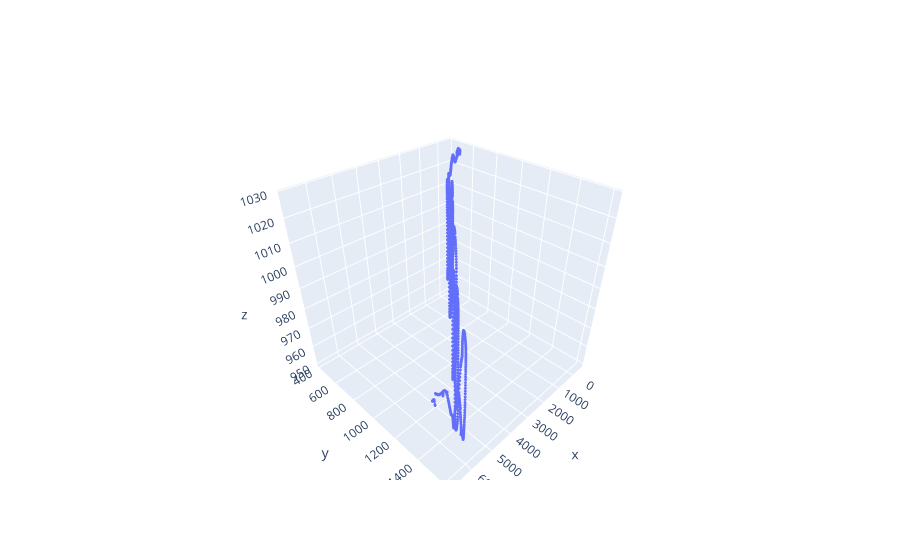

Write notebook code for a chart like this one.
### Code cell
xs = marker_data["pos"][:,0,ix_label]
ys = marker_data["pos"][:,1,ix_label]
zs = marker_data["pos"][:,2,ix_label]
print(f"Shape of xs: {xs.shape}\nShape of ys: {ys.shape}\nShape of zs: {zs.shape}")

xs = xs.reshape(-1,)
ys = ys.reshape(-1,)
zs = zs.reshape(-1,)
print(f"Shape of xs: {xs.shape}\nShape of ys: {ys.shape}\nShape of zs: {zs.shape}")

fig = go.Figure()
fig.add_trace(go.Scatter3d(x=xs, y=ys, z=zs, marker=dict(size=1), line=dict(width=1)))
fig.show()

### Figure 1 — Plotly figure (JSON) as saved in the notebook; plotly's stock layout.template omitted (floating-point values rounded to 4 significant figures; data arrays with more than 128 entries replaced by an {"elided": "..."} marker saying what was removed)
{"data": [{"line": {"width": 1}, "marker": {"size": 1}, "type": "scatter3d", "x": {"elided": "1789 float values"}, "y": {"elided": "1789 float values"}, "z": {"elided": "1789 float values"}}], "layout": {}}
